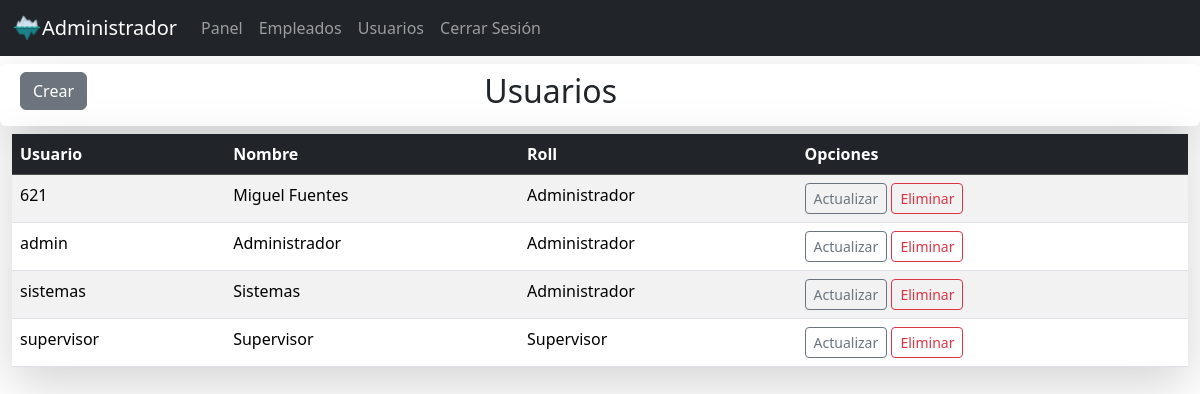
The page /auth/users/ (signed in) on the database its author committed.
### clock/models.py (models this page shows, shortened)
class User(db.Model):
    id = db.Column(db.Integer, primary_key=True)
    username = db.Column(db.String, unique=True, nullable=False)
    name = db.Column(db.String, nullable=False)
    roll = db.Column(db.String, nullable=False)
    password = db.Column(db.Text, nullable=False)
    state = db.Column(db.Integer)

### clock/auth.py (the view)
@bp.route('users/')
@login_required
def users():
    users = User.query.all()
    return render_template('users.html', users =  users)

### clock/auth.py (called while the page is built)
def login_required(view):
    @functools.wraps(view)
    def wrapped_view(**kwargs):
        if g.user is None:
            return redirect('/auth/login')
        return view(**kwargs)
    return wrapped_view

@bp.before_app_request
def load_logged_in_user():
    user_id = session.get('user_id')
    print(user_id)
    if user_id is None:
        g.user = None
    else:
        g.user = User.query.get_or_404(user_id)

### clock/templates/users.html (shortened to what this page needs)
{% extends 'base.html' %}
{% block content %}
<main class="container-fluid">
    <div class="p-2 my-2 row rounded shadow-lg">
        <div class="col-3">
            <a class="btn btn-secondary btn-xl" href="{{ url_for('auth.register') }}">Crear</a>
        </div>
        <div class="col-5">
            <span class="text-center"><h2>Usuarios</h2></span>
        </div>
    </div>
    <table class="table table-striped shadow-lg">
        <thead class="table-dark">
            <tr>
                <th scope="col">Usuario</th>
                <th scope="col">Nombre</th>
                <th scope="col">Roll</th>
                <th scope="col">Opciones</th>
            </tr>
        </thead>
        <tbody>
            {% for user in users %}
            <tr>
                <td>{{ user.username }}</td>
                <td>{{ user.name }}</td>
                <td>{{ user.roll }}</td>
                <td>
                    <a href="{{ url_for('auth.register_update', id = user.id) }}" class="btn btn-outline-secondary btn-sm">Actualizar</a>
                    <a href="{{ url_for('auth.delete', id = user.id) }}" class="btn btn-outline-danger btn-sm">Eliminar</a>
                </td>
            </tr>
            {% endfor %}
        </tbody>
    </table>
</main>
{% endblock %}

### clock/templates/base.html (shortened to what this page needs)
<!DOCTYPE html>
<html lang="en">
<head>
    <link href="https://cdn.jsdelivr.net/npm/bootstrap@5.3.2/dist/css/bootstrap.min.css" rel="stylesheet"
>
</head>
<body style="background-color: gray92">
    <nav class="navbar navbar-expand-lg navbar-dark bg-dark" aria-label="Fourth navbar example">
        <div class="container-fluid">
            <img src="/static/img/icoicse.ico" width="30" height="30" alt="">
            {% if g.user %}
            <a class="navbar-brand" href="#"> {{ g.user.name}} </a>
            {% endif %}
            <div class="collapse navbar-collapse" id="navbarsExample04">
                <ul class="navbar-nav ">
                    <li class="nav-item">
                        <a class="nav-link" href="{{ url_for('dashboard.dashboard') }}" aria-current="page">Panel</a>
                    </li>
                    <li class="nav-item">
                        <a class="nav-link" href="{{ url_for('home.employees') }}" aria-current="page">Empleados</a>
                    </li>
                    <li class="nav-item">
                        <a class="nav-link" href="{{ url_for('auth.users') }}" aria-current="page">Usuarios</a>
                    </li>
                    <li class="nav-item">
                        <a class="nav-link" href="{{ url_for('auth.logout') }}" aria-current="page">Cerrar Sesión</a>
                    </li>
                </ul>
            </div>
        </div>
    </nav>
    {% block content %}
    {% endblock %}
</body>
</html>

### rows shown on the page
User: user.name "Administrador", username "admin", name "Administrador", roll "Administrador"
User: username "621", name "Miguel Fuentes", roll "Administrador"
User: username "sistemas", name "Sistemas", roll "Administrador"
User: username "supervisor", name "Supervisor", roll "Supervisor"
